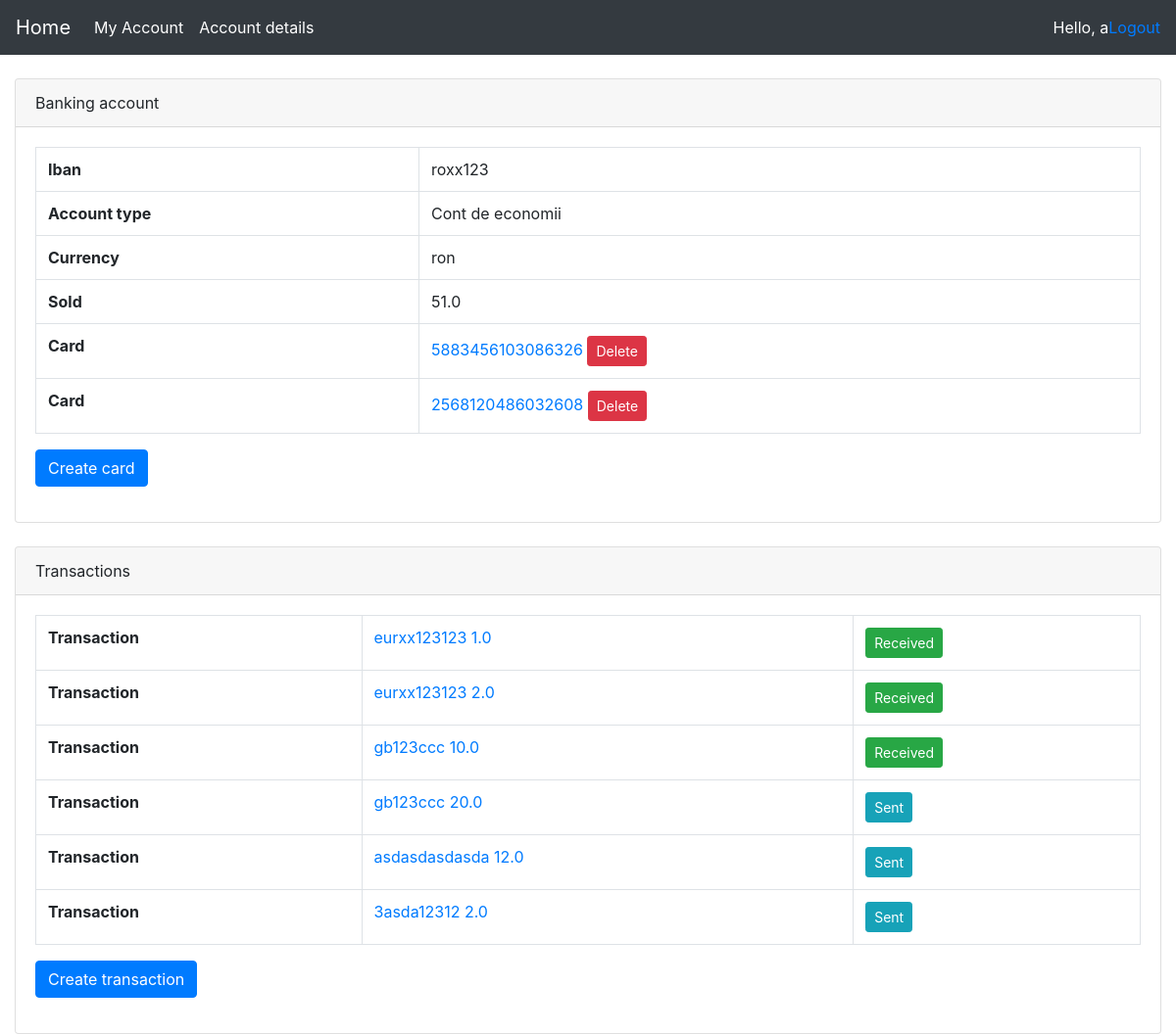
The app's page /bankingAccount/1 (signed in) with its own data.
### accounts/models.py (models this page shows)
class BankingAccount(models.Model):
    iban = models.CharField(max_length=24, null=True)
    account_type = models.CharField(max_length=15, null=True)
    currency = models.CharField(max_length=5, null=True)
    sold = models.FloatField()
    user = models.ForeignKey(settings.AUTH_USER_MODEL, null=True, on_delete = models.SET_NULL)

class Card(models.Model):
    card_number = models.CharField(max_length=16, null=True)
    expiration_date = models.CharField(max_length=5, null=True)
    cvv = models.CharField(max_length=3, null=True)
    card_type = models.BooleanField(default=0) # 0-fizic ; 1-virtual
    card_status = models.BooleanField(default=0) # 0-inactiv ; 1-activ
    pin = models.CharField(max_length=4, null=True)
    banking_account = models.ForeignKey(BankingAccount, null=True, on_delete = models.SET_NULL)

class Transaction(models.Model):
    transaction_type = models.CharField(max_length=20, null=True)
    amount = models.FloatField()
    creation_time = models.DateTimeField(auto_now_add=True)
    receiver_iban = models.CharField(max_length=24, null=True)
    receiver_name = models.CharField(max_length=100, null=True)
    status = models.CharField(max_length=10, null=True)
    banking_account = models.ForeignKey(BankingAccount, on_delete = models.CASCADE, default=False)
    card = models.ForeignKey(Card, null=True, blank=True, on_delete = models.SET_NULL)

### accounts/views.py (the view)
# urls.py: path('bankingAccount/<int:bankingUrlId>', views.bankingAccount, name='bankingAccount'),
@login_required(login_url='login')
def bankingAccount(request, bankingUrlId):
    try:
        bankingAccount = BankingAccount.objects.get(id=bankingUrlId)
        cards = Card.objects.filter(banking_account=bankingUrlId)
        transactions = Transaction.objects.filter(banking_account=bankingUrlId)
        return render(request, 'accounts/bankingAccount.html', {'bankingAccount': bankingAccount, 'cards': cards, 'transactions': transactions})
    except:
        return render(request, 'accounts/bankingAccount.html', {'message': 'Banking account does not exist...'})

### accounts/templates/accounts/bankingAccount.html (shortened to what this page needs)
{% load static %}
<html>
<head>
  <link rel="stylesheet" href="https://cdn.jsdelivr.net/npm/bootstrap@4.6.1/dist/css/bootstrap.min.css">
  <link rel="stylesheet" href="{% static 'css/style.css' %}">
</head>
<body>
{% include "accounts/navigation.html" %}
<div class="col-sm-12">
    <div class="card card-outline card-info">
        <div class="card-header">
          Banking account
        </div>
        <form method="POST" action="">
            <div class="card-body">
              <table class="table table-bordered">
                <tbody>
                    {% if bankingAccount %}
                        <tr>
                            <td style="font-weight: bold;">Iban</td>
                            <td>{{bankingAccount.iban}}</td>
                        </tr>
                        <tr>
                            <td style="font-weight: bold;">Account type</td>
                            <td>
                                {% if bankingAccount.account_type == "cont_curent" %}
                                Cont curent
                                {% else %}
                                Cont de economii
                                {% endif %}
                            </td>
                        </tr>
                        <tr>
                            <td style="font-weight: bold;">Currency</td>
                            <td>{{bankingAccount.currency}}</td>
                        </tr>
                        <tr>
                            <td style="font-weight: bold;">Sold</td>
                            <td>{{bankingAccount.sold}}</td>
                        </tr>
                        {% for card in cards %}
                            <tr>
                                <td style="font-weight: bold;">Card</td>
                                <td>
                                    <a href="/card/{{card.id}}">{{card.card_number}}</a>
                                    <a href="/card/delete/{{bankingAccount.id}}/{{card.id}}" style="text-decoration: none!important;">
                                        <button type="button" class="btn btn-sm btn-danger">Delete</button>
                                    </a>
                                </td>
                            </tr>
                        {% endfor %}
                    {% else %}
                        {{message}}
                    {% endif %}
                </tbody>
              </table>
              {% if bankingAccount %}
                <button type="button" class="btn btn-primary" onclick="createCardUrl()">Create card</button>
              {% endif %}
            </div>
        </form>
    </div>
  </div>
  <br/>
  <div class="col-sm-12">
    <div class="card card-outline card-info">
        <div class="card-header">
          Transactions
        </div>
        <form method="POST" action="">
            <div class="card-body">
              <table class="table table-bordered">
                <tbody>
                    {% if bankingAccount %}
                        {% for transaction in transactions %}
                            <tr>
                                <td style="font-weight: bold;">Transaction</td>
                                <td>
                                    <a href="#">{{transaction.receiver_iban}} {{transaction.amount}}</a>
                                </td>
                                <td>
                                    {% if transaction.status == 'sent' %}
                                        <button type="button" class="btn btn-sm btn-info">Sent</button>
                                    {% else %}
                                        <button type="button" class="btn btn-sm btn-success">Received</button>
                                    {% endif %}
                                </td>
                            </tr>
                        {% endfor %}
                    {% endif %}
                </tbody>
              </table>
              {% if bankingAccount %}
                <button type="button" class="btn btn-primary" onclick="createTransactionUrl()">Create transaction</button>
              {% endif %}
            </div>
        </form>
    </div>
  </div>
</body>
</html>

### accounts/templates/accounts/navigation.html (shortened to what this page needs)
{% load static %}
<html lang="en">
<head>
  <link rel="stylesheet" href="https://cdn.jsdelivr.net/npm/bootstrap@4.6.1/dist/css/bootstrap.min.css">
  <link rel="stylesheet" href="accounts/css/style.css">
</head>
<body>
    <nav id="navigation" class="navbar navbar-expand-lg navbar-dark bg-dark">
        <a class="navbar-brand" href="{% url 'home' %}">Home</a>
        <div class="collapse navbar-collapse" id="navbarSupportedContent">
          <ul class="navbar-nav mr-auto">
            <li class="nav-item active">
              <a class="nav-link" href="{% url 'myaccount' %}">My Account <span class="sr-only">(current)</span></a>
            </li>
            <li class="nav-item active">
              <a class="nav-link" href="{% url 'updatecustomerinformation' %}">Account details <span class="sr-only">(current)</span></a>
            </li>
          </ul>
        </div>
        <span class="hello-msg" style="color:white">Hello, {{request.user}}</span>
        <span ><a  class="hello-msg" href="{% url 'logout' %}">Logout</a></span>
      </nav>
<br>
</body>
</html>

### accounts/static/css/style.css (style rules this page uses)
body, html { margin: 0; padding: 0; height: 100%; }

### records on screen
BankingAccount: iban "roxx123", currency "ron", sold "51.0"
Card: card_number "5883456103086326"
Card: card_number "2568120486032608"
Transaction: status "Received"
Transaction: status "Received"
Transaction: shows "Received"
Transaction: status "Sent"
Transaction: status "Sent"
Transaction: status "Sent"

### other values on screen
{{ request.user }} "a"
